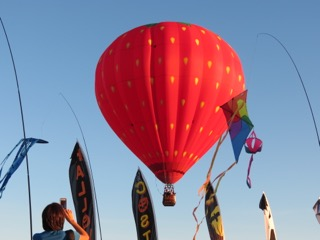
#> input picture tema2/data/balloon.jpg, 320 x 240 px
$ python run_project.py
#> lines starting #> are read from the running program, lines starting #| are printed output that depends on the picture
### tema2/cod/parameters.py
import cv2 as cv
import sys
import numpy as np


class Parameters:

    def __init__(self, image_name):
#> called with image_name = '../data/balloon.jpg'
        self.mask = None
        self.image_name = image_name
        self.image = cv.imread(image_name)
#> self.image is the input picture: shape (240, 320, 3); mean B, G, R 154.2, 130.2, 144.6
        if self.image is None:
            print('The image name %s is invalid.' % self.image_name)
            sys.exit(-1)
        self.image = np.float32(self.image)
        self.resize_option = 'micsoreazaLatime'
        self.num_pixels_width = 50
        self.num_pixel_height = 50
        self.show_path = False
        self.color_path = (0, 0, 255)
        self.method_select_path = 'greedy'
        self.factor_amplification = 1.20

### tema2/cod/resize_image.py
import sys
import cv2 as cv
import numpy as np
import copy

from parameters import *
from select_path import *

import pdb


def compute_energy(img):
    """
    calculeaza energia la fiecare pixel pe baza gradientului
    :param img: imaginea initiala
    :return:E - energia
    """
    # urmati urmatorii pasi:
    # 1. transformati imagine in grayscale
    # 2. folositi filtru sobel pentru a calcula gradientul in directia X si Y
    # 3. calculati magnitudinea pentru fiecare pixel al imaginii
    img_gray = cv.cvtColor(img, cv.COLOR_BGR2GRAY)

    sobelx = cv.Sobel(img_gray, cv.CV_64F, 1, 0)
    sobely = cv.Sobel(img_gray, cv.CV_64F, 0, 1)

    E = np.abs(sobelx) + np.abs(sobely)

    return E


def show_path(img, path, color):
    new_image = img.copy()
    for row, col in path:
        new_image[row, col] = color

    E = compute_energy(img)
    new_image_E = img.copy()
    new_image_E[:, :, 0] = E.copy()
    new_image_E[:, :, 1] = E.copy()
    new_image_E[:, :, 2] = E.copy()

    for row, col in path:
        new_image_E[row, col] = color
    cv.imshow('path img', np.uint8(new_image))
    cv.imshow('path E', np.uint8(new_image_E))
    cv.waitKey(1000)


def delete_path(img, path, mask=False):
    """
    elimina drumul vertical din imagine
    :param mask: masca pentru eliminare unei portiuni din imagine
    :param img: imaginea initiala
    :path - drumul vertical
    return: updated_img - imaginea initiala din care s-a eliminat drumul vertical
    """
    if mask is True:
        updated_img = np.zeros((img.shape[0], img.shape[1] - 1))
    else:
        updated_img = np.zeros((img.shape[0], img.shape[1] - 1, img.shape[2]), np.uint8)
    for i in range(img.shape[0]):
        col = path[i][1]
        # copiem partea din stanga
        updated_img[i, :col] = img[i, :col].copy()
        # copiem partea din dreapta
        updated_img[i, col:] = img[i, col + 1:].copy()

    return updated_img


def decrease_width(params: Parameters, num_pixels):
#> called with num_pixels = 50
    img = params.image.copy()  # copiaza imaginea originala
    for i in range(num_pixels):
        print('Eliminam drumul vertical numarul %i dintr-un total de %d.' % (i + 1, num_pixels))

        # calculeaza energia dupa ecuatia (1) din articol
        if params.resize_option == 'eliminaObiect':
            E = compute_energy(img) + params.mask
        else:
            E = compute_energy(img)
        path = select_path(E, params.method_select_path)
        if params.show_path:
            show_path(img, path, params.color_path)
        img = delete_path(img, path)
        if params.resize_option == 'eliminaObiect':
            params.mask = delete_path(params.mask, path, True)
#> this loop made 50 passes
#> pass 1, in compute_energy, `img_gray = cv.cvtColor(img, cv.COLOR_BGR2GRAY)`:
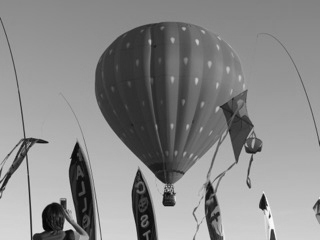
#> img_gray: shape (240, 320) float32; min 1.99, max 252.8, mean 137.2
#> pass 1, in compute_energy, `sobely = cv.Sobel(img_gray, cv.CV_64F, 0, 1)`:
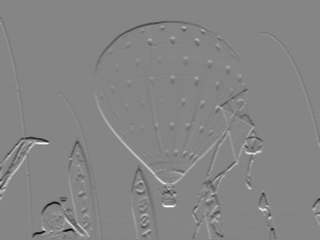
#> sobely: shape (240, 320) float64; min -777.4, max 713.3, mean 1; drawn with min black and max white
#> pass 1, in compute_energy, `E = np.abs(sobelx) + np.abs(sobely)`:
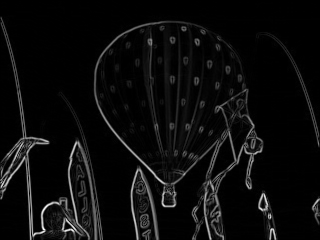
#> E: shape (240, 320) float64; min 0, max 1069.8, mean 52.9; drawn with min black and max white
#> after the loop:
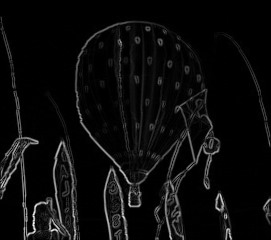
#> E: shape (240, 271) float64; min 0, max 1186, mean 57.2; drawn with min black and max white
#> after the loop:
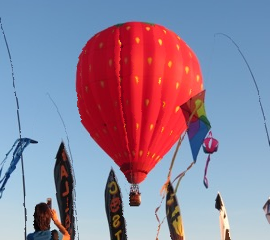
#> img: shape (240, 270, 3); mean B, G, R 153.7, 130, 145.1

    cv.destroyAllWindows()
    return img


# [32 lines left out: functions decrease_height, delete_object, not called in this run]


def resize_image(params: Parameters):
    if params.resize_option == 'micsoreazaLatime':
        # redimensioneaza imaginea pe latime
        resized_image = decrease_width(params, params.num_pixels_width)
        return resized_image

    elif params.resize_option == 'micsoreazaInaltime':
        resized_image = decrease_height(params, params.num_pixel_height)
        return resized_image

    elif params.resize_option == 'amplificaContinut':
        original_image = params.image
        old_width = params.image.shape[1]
        old_height = params.image.shape[0]
        print(old_width, old_height)
        new_width = int(params.image.shape[1] * params.factor_amplification)
        new_height = int(params.image.shape[0] * params.factor_amplification)
        print(new_width, new_height)
        params.image = cv.resize(params.image, (new_width, new_height))
        resized_image = decrease_width(params, new_width - old_width)
        params.image = resized_image
        resized_image = decrease_height(params, new_height - old_height)
        params.image = original_image
        print(resized_image.shape)
        return resized_image

    elif params.resize_option == 'eliminaObiect':

        resized_image = delete_object(params, params.r[0], params.r[1], params.r[2], params.r[3])

        return resized_image


    else:
        print('The option is not valid!')
        sys.exit(-1)

### tema2/cod/select_path.py
import sys
import numpy as np
import pdb


def select_random_path(E):
    # pentru linia 0 alegem primul pixel in mod aleator
    line = 0
    col = np.random.randint(low=0, high=E.shape[1], size=1)[0]
    path = [(line, col)]
    for i in range(E.shape[0]):
        # alege urmatorul pixel pe baza vecinilor
        line = i
        # coloana depinde de coloana pixelului anterior
        if path[-1][1] == 0:  # pixelul este localizat la marginea din stanga
            opt = np.random.randint(low=0, high=2, size=1)[0]
        elif path[-1][1] == E.shape[1] - 1:  # pixelul este la marginea din dreapta
            opt = np.random.randint(low=-1, high=1, size=1)[0]
        else:
            opt = np.random.randint(low=-1, high=2, size=1)[0]
        col = path[-1][1] + opt
        path.append((line, col))

    return path


# [89 lines left out: functions select_greedy_path, select_dynamic_programming_path, not called in this run]


def select_path(E, method):
    if method == 'aleator':
        return select_random_path(E)
    elif method == 'greedy':
        return select_greedy_path(E)
    elif method == 'programareDinamica':
        return select_dynamic_programming_path(E)
    else:
        print('The selected method %s is invalid.' % method)
        sys.exit(-1)

### tema2/cod/run_project.py
"""
    PROIECT
    REDIMENSIONEAZA IMAGINI.
    Implementarea a proiectului Redimensionare imagini
    dupa articolul "Seam Carving for Content-Aware Iamge Resizing", autori S. Avidan si A. Shamir
"""

from parameters import *
from resize_image import *
import matplotlib.pyplot as plt

image_name = '../data/balloon.jpg'
params = Parameters(image_name)

# seteaza optiunea de redimenionare
# micsoreazaLatime, micsoreazaInaltime, amplificaContinut, eliminaObiect
params.resize_option = 'micsoreazaLatime'

if params.resize_option == 'eliminaObiect':
    params.image = cv.imread(image_name)
    params.r = cv.selectROI("frame", params.image)

# numarul de pixeli pe latime
params.num_pixels_width = 50
# numarul de pixeli pe inaltime
params.num_pixel_height = 50
# afiseaza drumul eliminat
params.show_path = True
# metoda pentru alegerea drumului
# aleator, greedy, programareDinamica
params.method_select_path = 'aleator'


resized_image = resize_image(params)
resized_image_opencv = cv.resize(params.image, (resized_image.shape[1], resized_image.shape[0]))
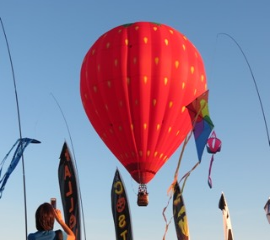
#> resized_image_opencv: shape (240, 270, 3) float32; mean B, G, R 154.2, 130.2, 144.6

f, axs = plt.subplots(2, 2, figsize=(15, 15))
plt.subplot(1, 3, 1)
plt.imshow(np.uint8(params.image[:, :, [2, 1, 0]]))
plt.xlabel('original')

plt.subplot(1, 3, 2)
plt.imshow(np.uint8(resized_image_opencv[:, :, [2, 1, 0]]))
plt.xlabel('OpenCV')

plt.subplot(1, 3, 3)
plt.imshow(resized_image[:, :, [2, 1, 0]])
plt.xlabel('My result')
cv.imwrite('test.png', resized_image)
plt.show()
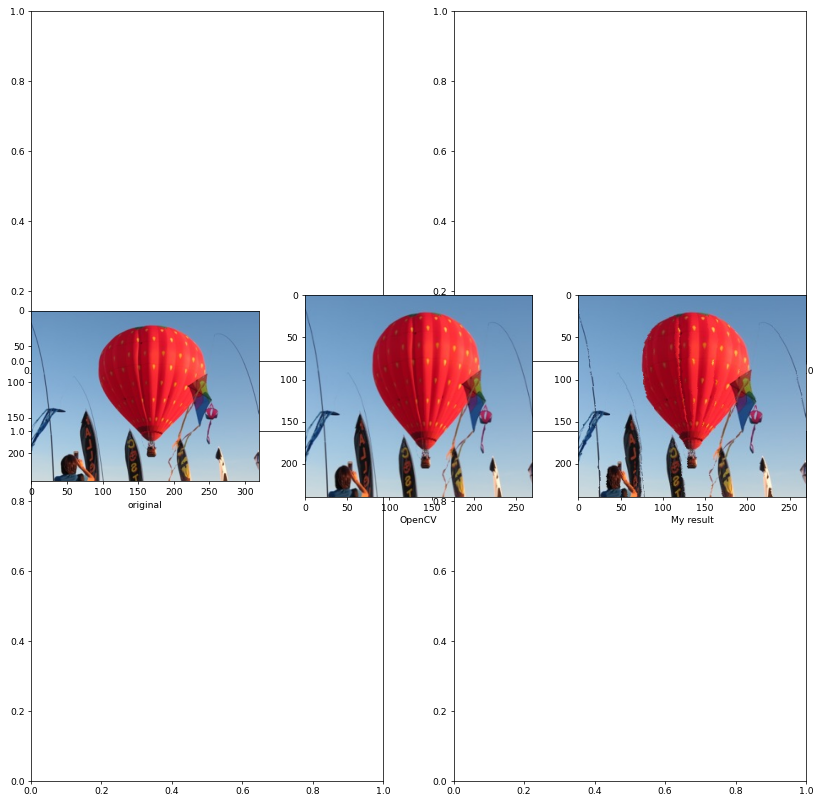
#> figure drawn by matplotlib, 3 panels

cv.imwrite('imageine.jpg', resized_image)

$ run again, with tema2/data/bird.jpg copied over tema2/data/balloon.jpg
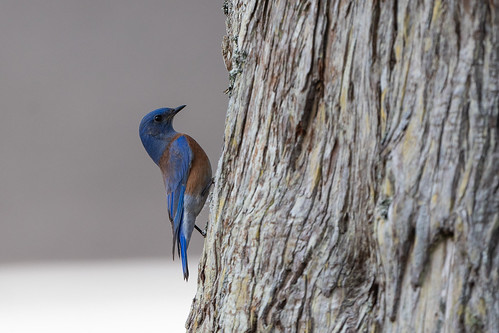
#> input picture tema2/data/bird.jpg, 499 x 333 px
#> in __init__, self.image is the input picture: shape (333, 499, 3); mean B, G, R 139.4, 139.1, 141.8
#> after the loop in decrease_width, `for i in range(num_pixels):`:
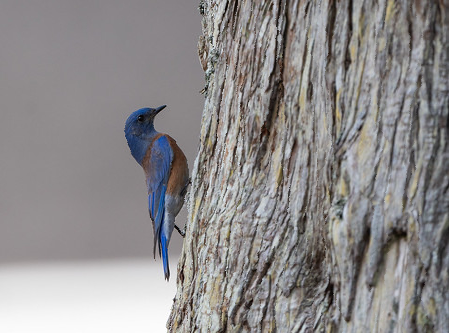
#> img: shape (333, 449, 3); mean B, G, R 139.2, 138.8, 141.5
#> `plt.show()`:
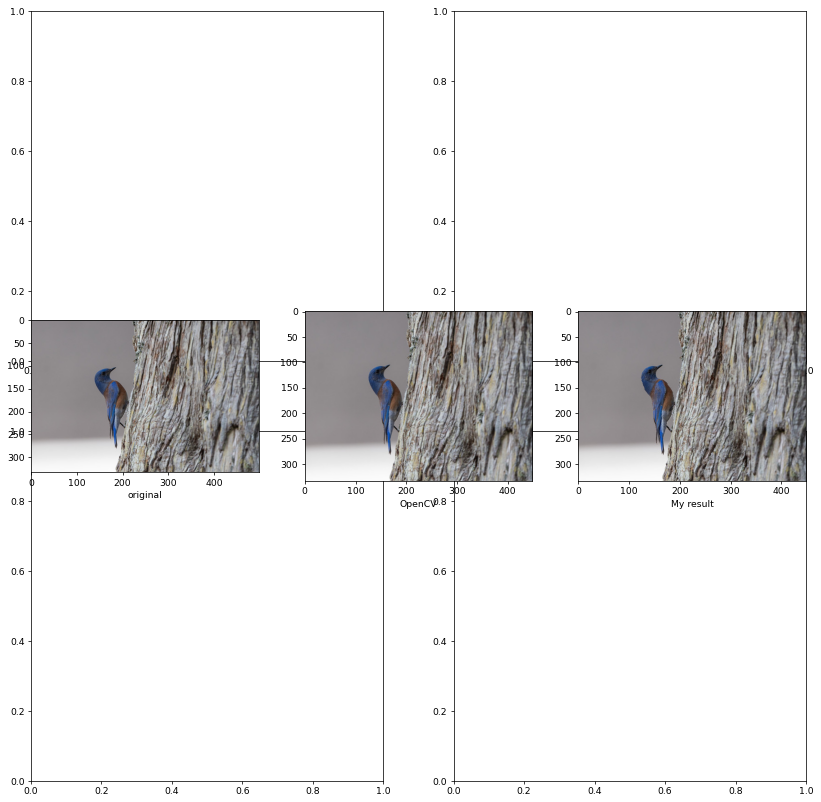
#> figure drawn by matplotlib, 3 panels
